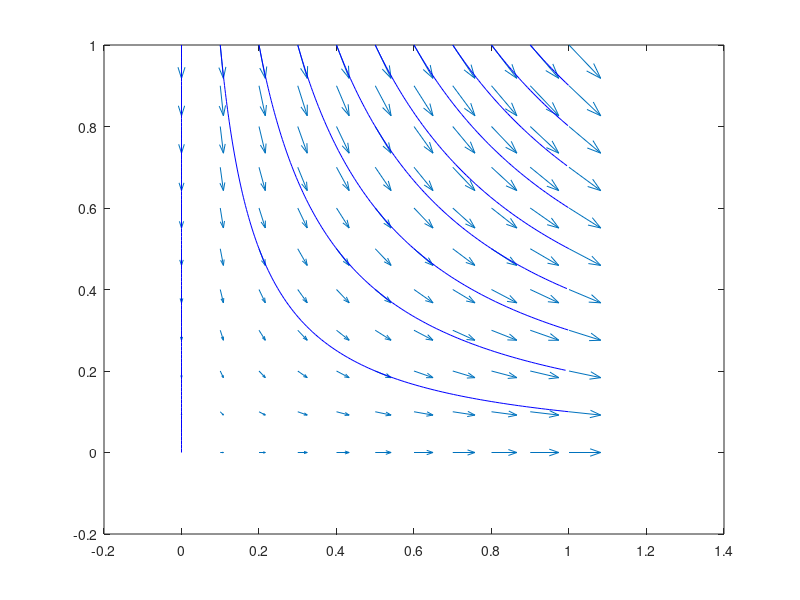

Write MATLAB code to recreate this figure.
close all
clear;clc

[x,y] = meshgrid(0:0.1:1,0:0.1:1);
u = x;
v = -y;

figure
quiver(x,y,u,v)

startx = 0:0.1:1;
starty = ones(size(startx));
streamline(x,y,u,v,startx,starty)